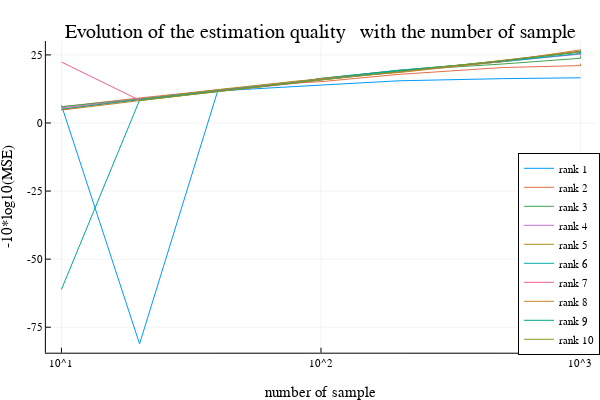

Notebook code for this chart:
### Code cell
fig = plot(Jrng , -10 * log10.(CerrorRank[:,1]), labels="rank 1", 
	xlabel="number of sample",ylabel="-10*log10(MSE)",legend= :bottomright,
	title="Evolution of the estimation quality \n with the number of sample")
plot!(fig,Jrng , -10 * log10.(CerrorRank[:,2]),  xaxis=:log, labels="rank 2")
plot!(fig,Jrng , -10 * log10.(CerrorRank[:,3]),  xaxis=:log, labels="rank 3")
plot!(fig,Jrng , -10 * log10.(CerrorRank[:,4]),  xaxis=:log, labels="rank 4")
plot!(fig,Jrng , -10 * log10.(CerrorRank[:,5]),  xaxis=:log, labels="rank 5")
plot!(fig,Jrng , -10 * log10.(CerrorRank[:,6]),  xaxis=:log, labels="rank 6")
plot!(fig,Jrng , -10 * log10.(CerrorRank[:,7]),  xaxis=:log, labels="rank 7")
plot!(fig,Jrng , -10 * log10.(CerrorRank[:,8]),  xaxis=:log, labels="rank 8")
plot!(fig,Jrng , -10 * log10.(CerrorRank[:,9]),  xaxis=:log, labels="rank 9")
plot!(fig,Jrng , -10 * log10.(CerrorRank[:,10]),  xaxis=:log, labels="rank 10")

### Figure 1 — Plotly figure (JSON) as saved in the notebook; plotly's stock layout.template omitted (floating-point values rounded to 4 significant figures)
{"data": [{"colorbar": {"title": ""}, "legendgroup": "rank 1", "line": {"color": "rgba(0, 154, 250, 1.000)", "dash": "solid", "shape": "linear", "width": 1}, "mode": "lines", "name": "rank 1", "showlegend": true, "type": "scatter", "x": [10, 20, 40, 80, 100, 200, 500, 1000, 1000], "xaxis": "x", "y": [6.525, -81.12, 11.78, 13.5, 13.91, 15.5, 16.28, 16.59, 16.63], "yaxis": "y", "zmax": null, "zmin": null}, {"colorbar": {"title": ""}, "legendgroup": "rank 2", "line": {"color": "rgba(227, 111, 71, 1.000)", "dash": "solid", "shape": "linear", "width": 1}, "mode": "lines", "name": "rank 2", "showlegend": true, "type": "scatter", "x": [10, 20, 40, 80, 100, 200, 500, 1000, 1000], "xaxis": "x", "y": [5.915, 9.192, 12.16, 14.7, 15.17, 17.86, 20.36, 21.08, 21.76], "yaxis": "y", "zmax": null, "zmin": null}, {"colorbar": {"title": ""}, "legendgroup": "rank 3", "line": {"color": "rgba(62, 164, 78, 1.000)", "dash": "solid", "shape": "linear", "width": 1}, "mode": "lines", "name": "rank 3", "showlegend": true, "type": "scatter", "x": [10, 20, 40, 80, 100, 200, 500, 1000, 1000], "xaxis": "x", "y": [5.976, 8.844, 12.06, 14.87, 16.39, 19.31, 21.66, 23.77, 24.45], "yaxis": "y", "zmax": null, "zmin": null}, {"colorbar": {"title": ""}, "legendgroup": "rank 4", "line": {"color": "rgba(195, 113, 210, 1.000)", "dash": "solid", "shape": "linear", "width": 1}, "mode": "lines", "name": "rank 4", "showlegend": true, "type": "scatter", "x": [10, 20, 40, 80, 100, 200, 500, 1000, 1000], "xaxis": "x", "y": [5.547, 8.841, 12.01, 15.19, 16.2, 18.99, 22.53, 25.28, 24.74], "yaxis": "y", "zmax": null, "zmin": null}, {"colorbar": {"title": ""}, "legendgroup": "rank 5", "line": {"color": "rgba(172, 142, 24, 1.000)", "dash": "solid", "shape": "linear", "width": 1}, "mode": "lines", "name": "rank 5", "showlegend": true, "type": "scatter", "x": [10, 20, 40, 80, 100, 200, 500, 1000, 1000], "xaxis": "x", "y": [5.122, 8.718, 12.26, 15.35, 16.22, 19.36, 22.63, 26.15, 25.56], "yaxis": "y", "zmax": null, "zmin": null}, {"colorbar": {"title": ""}, "legendgroup": "rank 6", "line": {"color": "rgba(0, 170, 174, 1.000)", "dash": "solid", "shape": "linear", "width": 1}, "mode": "lines", "name": "rank 6", "showlegend": true, "type": "scatter", "x": [10, 20, 40, 80, 100, 200, 500, 1000, 1000], "xaxis": "x", "y": [5.023, 8.579, 11.79, 14.87, 16.35, 19.39, 22.49, 25.53, 26.45], "yaxis": "y", "zmax": null, "zmin": null}, {"colorbar": {"title": ""}, "legendgroup": "rank 7", "line": {"color": "rgba(237, 94, 147, 1.000)", "dash": "solid", "shape": "linear", "width": 1}, "mode": "lines", "name": "rank 7", "showlegend": true, "type": "scatter", "x": [10, 20, 40, 80, 100, 200, 500, 1000, 1000], "xaxis": "x", "y": [22.39, 8.359, 11.59, 14.57, 15.85, 18.75, 22.93, 26.41, 26.24], "yaxis": "y", "zmax": null, "zmin": null}, {"colorbar": {"title": ""}, "legendgroup": "rank 8", "line": {"color": "rgba(198, 130, 37, 1.000)", "dash": "solid", "shape": "linear", "width": 1}, "mode": "lines", "name": "rank 8", "showlegend": true, "type": "scatter", "x": [10, 20, 40, 80, 100, 200, 500, 1000, 1000], "xaxis": "x", "y": [4.725, 8.303, 11.68, 14.86, 16.3, 18.53, 22.56, 26.85, 26.45], "yaxis": "y", "zmax": null, "zmin": null}, {"colorbar": {"title": ""}, "legendgroup": "rank 9", "line": {"color": "rgba(0, 169, 141, 1.000)", "dash": "solid", "shape": "linear", "width": 1}, "mode": "lines", "name": "rank 9", "showlegend": true, "type": "scatter", "x": [10, 20, 40, 80, 100, 200, 500, 1000, 1000], "xaxis": "x", "y": [-61.13, 8.373, 11.61, 14.7, 15.81, 19.09, 22.8, 26.07, 26.59], "yaxis": "y", "zmax": null, "zmin": null}, {"colorbar": {"title": ""}, "legendgroup": "rank 10", "line": {"color": "rgba(142, 151, 30, 1.000)", "dash": "solid", "shape": "linear", "width": 1}, "mode": "lines", "name": "rank 10", "showlegend": true, "type": "scatter", "x": [20, 40, 80, 100, 200, 500, 1000, 1000], "xaxis": "x", "y": [8.242, 11.54, 14.77, 15.8, 18.78, 23.01, 26.07, 26.19], "yaxis": "y", "zmax": null, "zmin": null}], "layout": {"annotations": [{"font": {"color": "rgba(0, 0, 0, 1.000)", "family": "sans-serif", "size": 20}, "rotation": 0, "showarrow": false, "text": "Evolution of the estimation quality \n with the number of sample", "x": 0.535, "xanchor": "center", "xref": "paper", "y": 1, "yanchor": "top", "yref": "paper"}], "height": 400, "legend": {"bgcolor": "rgba(255, 255, 255, 1.000)", "bordercolor": "rgba(0, 0, 0, 1.000)", "borderwidth": 1, "font": {"color": "rgba(0, 0, 0, 1.000)", "family": "sans-serif", "size": 11}, "title": {"font": {"color": "rgba(0, 0, 0, 1.000)", "family": "sans-serif", "size": 15}, "text": ""}, "tracegroupgap": 0, "traceorder": "normal", "x": 1, "xanchor": "right", "y": 0.07, "yanchor": "bottom"}, "margin": {"b": 20, "l": 0, "r": 0, "t": 20}, "paper_bgcolor": "rgba(255, 255, 255, 1.000)", "plot_bgcolor": "rgba(255, 255, 255, 1.000)", "showlegend": true, "width": 600, "xaxis": {"anchor": "y", "domain": [0.07647, 0.9934], "gridcolor": "rgba(0, 0, 0, 0.100)", "gridwidth": 0.5, "linecolor": "rgba(0, 0, 0, 1.000)", "mirror": false, "range": [0.94, 3.06], "showgrid": true, "showline": true, "showticklabels": true, "tickangle": 0, "tickcolor": "rgb(0, 0, 0)", "tickfont": {"color": "rgba(0, 0, 0, 1.000)", "family": "sans-serif", "size": 11}, "tickmode": "array", "ticks": "inside", "ticktext": ["10^1", "10^2", "10^3"], "tickvals": [10, 100, 1000], "title": "number of sample", "titlefont": {"color": "rgba(0, 0, 0, 1.000)", "family": "sans-serif", "size": 15}, "type": "log", "visible": true, "zeroline": false, "zerolinecolor": "rgba(0, 0, 0, 1.000)"}, "yaxis": {"anchor": "x", "domain": [0.07581, 0.9415], "gridcolor": "rgba(0, 0, 0, 0.100)", "gridwidth": 0.5, "linecolor": "rgba(0, 0, 0, 1.000)", "mirror": false, "range": [-84.36, 30.09], "showgrid": true, "showline": true, "showticklabels": true, "tickangle": 0, "tickcolor": "rgb(0, 0, 0)", "tickfont": {"color": "rgba(0, 0, 0, 1.000)", "family": "sans-serif", "size": 11}, "tickmode": "array", "ticks": "inside", "ticktext": ["-75", "-50", "-25", "0", "25"], "tickvals": [-75, -50, -25, 0, 25], "title": "-10*log10(MSE)", "titlefont": {"color": "rgba(0, 0, 0, 1.000)", "family": "sans-serif", "size": 15}, "type": "-", "visible": true, "zeroline": false, "zerolinecolor": "rgba(0, 0, 0, 1.000)"}}}
